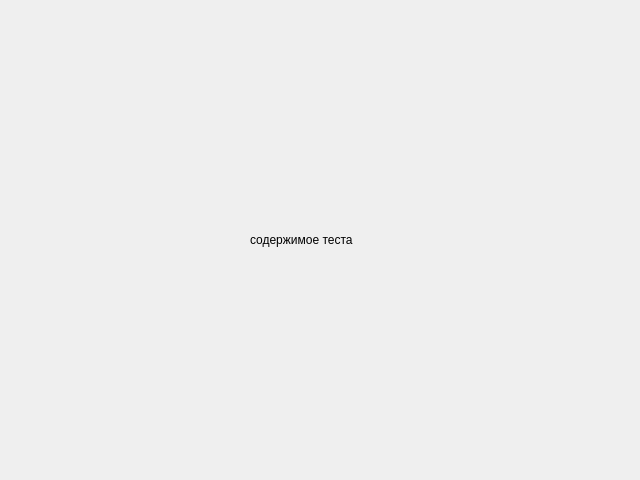
<?xml version="1.0" encoding="UTF-8"?>
<ui version="4.0">
 <class>TEST</class>
 <widget class="QWidget" name="TEST">
  <property name="geometry">
   <rect>
    <x>0</x>
    <y>0</y>
    <width>640</width>
    <height>480</height>
   </rect>
  </property>
  <property name="windowTitle">
   <string>Form</string>
  </property>
  <widget class="QLabel" name="label">
   <property name="geometry">
    <rect>
     <x>250</x>
     <y>230</y>
     <width>231</width>
     <height>20</height>
    </rect>
   </property>
   <property name="text">
    <string>содержимое теста</string>
   </property>
  </widget>
 </widget>
 <resources/>
 <connections/>
</ui>
